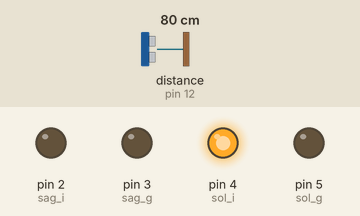
Simulated run of this sketch. Board: Arduino Uno, built with avr-gcc and run on an emulated ATmega328P. On the bench: output pins drawn as LEDs (lit = HIGH). Wiring (inferred from the names in the program): ultrasonic range finder: trigger pin 8; echo pin 12. The test bench sets the inputs (shaded band); at power-on: distance to the obstacle (sensor on pin 12) 80 cm. The echo pulse lasts 58.3 µs per cm; pins used as bus, display or sensor lines are not drawn.

Above: at 1.2 s.
1.3 s: distance to the obstacle (sensor on pin 12) set to 31 cm
2.8 s: distance to the obstacle (sensor on pin 12) set to 27 cm
At 3.6 s:
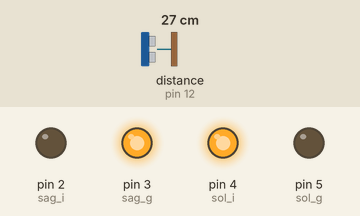
4.3 s: distance to the obstacle (sensor on pin 12) set to 35 cm
At 4.7 s:
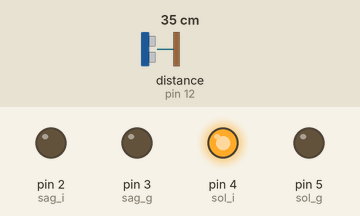
5.8 s: distance to the obstacle (sensor on pin 12) set to 2 cm
At 7.0 s:
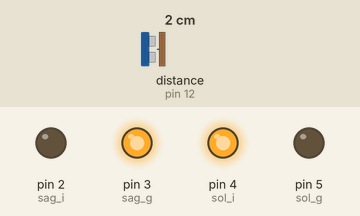
Timing chart, 0 to 8.3 s (numbered marks = the images above; inputs shaded):
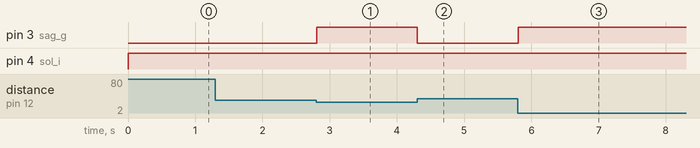

Measured:
- the behaviour switches between 30 and 29 cm on distance to the obstacle (sensor on pin 12) (found by bisection; images 0 and 1)
- after the input at 1.3 s, every drawn part: stays the same
- after the input at 2.8 s, pin 3 (sag_g): LOW → HIGH at once
- after the input at 4.3 s, pin 3 (sag_g): HIGH → LOW at once
- after the input at 5.8 s, pin 3 (sag_g): LOW → HIGH at once

The sketch:

engelden_kacan.ino
```cpp
const int trig = 8;
const int echo = 12;

// l283B kullanildi
const int sag_i=2;
const int sag_g=3;
const int sol_i=4;
const int sol_g=5;

 int mesafe=0;
 int sure=0;


void setup() {
pinMode(trig , OUTPUT);
pinMode(echo , INPUT);

pinMode(sag_i , OUTPUT);
pinMode(sag_g , OUTPUT);
pinMode(sol_i , OUTPUT);
pinMode(sol_g , OUTPUT);

}

void loop() {
 digitalWrite(trig , HIGH);
 delayMicroseconds (100);
 digitalWrite( trig , LOW);

 sure=pulseIn(echo , HIGH);
 mesafe = (sure/2)  / 28.5;

 if (mesafe < 30)
 {
digitalWrite(sag_i , LOW);
digitalWrite(sag_g , HIGH);
digitalWrite(sol_i , HIGH);
digitalWrite(sol_g , LOW);
 }


else
{
digitalWrite( sag_i , LOW);
digitalWrite( sag_g , LOW);
digitalWrite( sol_i , HIGH);
digitalWrite( sol_g , LOW);

}

 }
```
